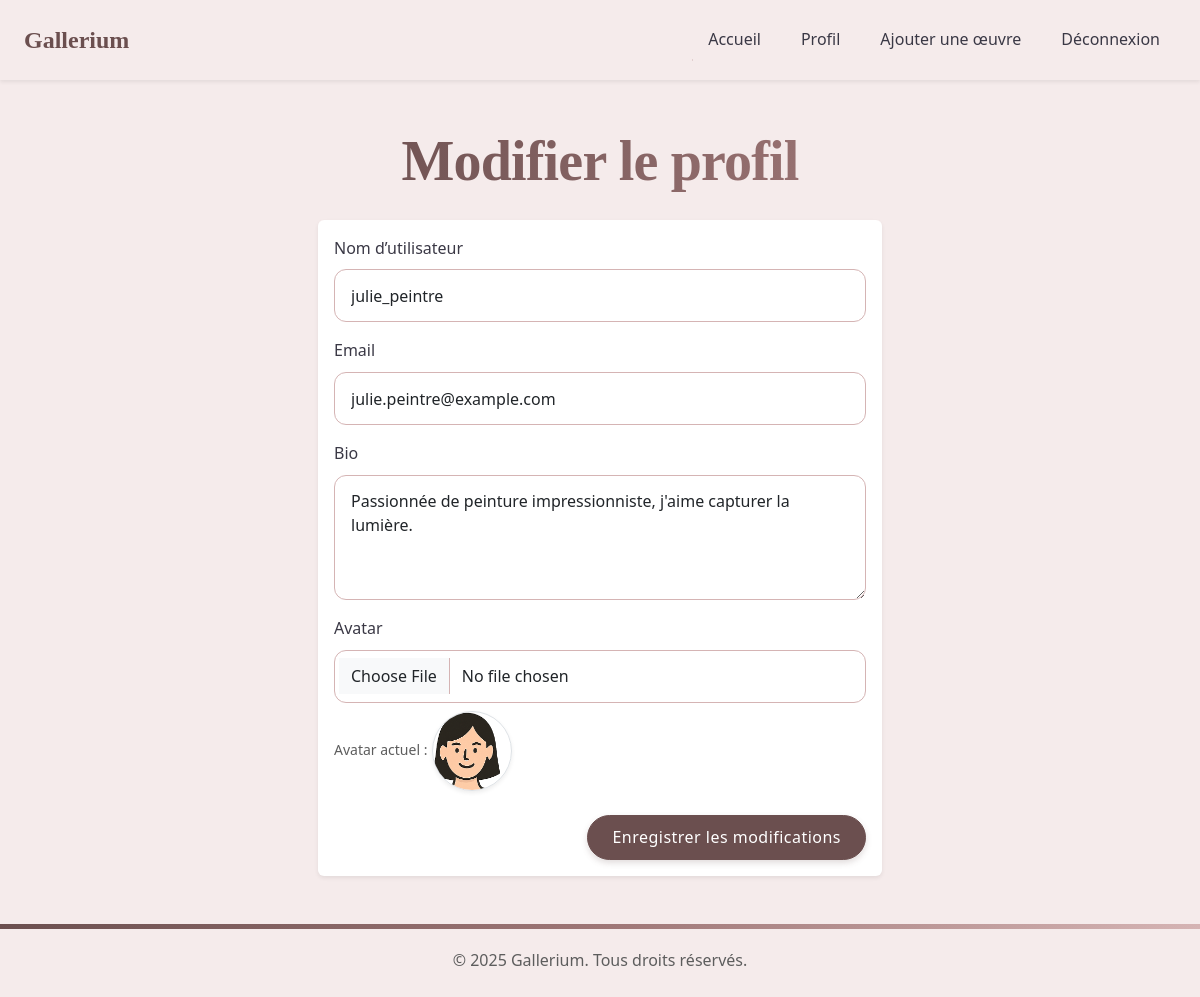
Screenshot of /edit_profile (signed in) with the database file from the repository.
### app/models.py (models this page shows)
class User(UserMixin, db.Model):
    id = db.Column(db.Integer, primary_key=True)
    username = db.Column(db.String(64), unique=True, nullable=False)
    email = db.Column(db.String(120), unique=True, nullable=False)
    password_hash = db.Column(db.String(128), nullable=False)
    bio = db.Column(db.Text)
    avatar = db.Column(db.String(128))
    is_admin = db.Column(db.Boolean, default=False)

### app/routes/user.py (the view, shortened to what this page needs)
@bp.route('/edit_profile', methods=['GET', 'POST'])
@login_required
def edit_profile():
    form = ProfileForm()
    if request.method == 'GET':
        form.username.data = current_user.username
        form.email.data = current_user.email
        form.bio.data = current_user.bio
    return render_template('edit_profile.html', form=form)

### app/forms.py
class ProfileForm(FlaskForm):
    username = StringField('Nom d’utilisateur', validators=[DataRequired(), Length(min=1, max=64)])
    email = StringField('Email', validators=[DataRequired(), Email(), Length(min=1, max=120)])
    bio = TextAreaField('Bio', validators=[Length(max=500)])
    avatar = FileField('Avatar', validators=[FileAllowed(['jpg', 'png'], 'Images uniquement (.jpg, .png)')])
    submit = SubmitField('Mettre à jour')

### app/templates/edit_profile.html (shortened to what this page needs)
{% extends "base.html" %}
{% block content %}
<div class="row justify-content-center">
    <div class="col-lg-6">
        <h1 class="display-4 mb-4 text-center">Modifier le profil</h1>
        <div class="card border-0 shadow-sm">
            <div class="card-body">
                <form method="POST" enctype="multipart/form-data">
                    <div class="mb-3">
                        <label for="username" class="form-label">{{ form.username.label }}</label>
                        {{ form.username(class="form-control") }}
                    </div>
                    <div class="mb-3">
                        <label for="email" class="form-label">{{ form.email.label }}</label>
                        {{ form.email(class="form-control") }}
                    </div>
                    <div class="mb-3">
                        <label for="bio" class="form-label">{{ form.bio.label }}</label>
                        {{ form.bio(class="form-control", rows=4) }}
                    </div>
                    <div class="mb-4">
                        <label for="avatar" class="form-label">{{ form.avatar.label }}</label>
                        {{ form.avatar(class="form-control") }}
                        {% if current_user.avatar %}
                            <div class="mt-2">
                                <small class="form-text text-muted">Avatar actuel :</small>
                                <img src="{{ url_for('static', filename='uploads/' + current_user.avatar) }}"
                                     class="img-fluid rounded-circle border shadow-sm"
                                     style="width: 80px; height: 80px; object-fit: cover;"
                                     alt="Avatar actuel">
                            </div>
                        {% endif %}
                    </div>
                    <div class="d-flex justify-content-end">
                        <button type="submit" class="btn btn-primary">Enregistrer les modifications</button>
                    </div>
                </form>
            </div>
        </div>
    </div>
</div>
{% endblock %}

### app/static/css/style.css (style rules this page uses)
:root { --primary-color: #6B4F4F; --secondary-color: #9E7676; --accent-color: #D5B4B4; --light-color: #F5EBEB; --dark-color: #3A3845; --text-color: #333333; --text-light: #5D5D5D; --success-color: #4A8C7D; --warning-color: #D4A762; --danger-color: #C1666B; --transition-fast: 0.2s ease; --transition-norm: 0.3s ease; --transition-slow: 0.5s ease; --shadow-sm: 0 2px 10px rgba(0, 0, 0, 0.08); --shadow-md: 0 5px 15px rgba(0, 0, 0, 0.1); --shadow-lg: 0 10px 25px rgba(0, 0, 0, 0.15); --card-radius: 12px; --card-padding: 1.5rem; }
* { margin: 0; padding: 0; box-sizing: border-box; }
body { font-family: 'Segoe UI', Tahoma, Geneva, Verdana, sans-serif; line-height: 1.6; color: var(--text-color); background-color: var(--light-color); overflow-x: hidden; }
h1, h2, h3, h4, h5, h6 { font-family: 'Playfair Display', serif; font-weight: 600; color: var(--dark-color); margin-bottom: 1rem; position: relative; }
.display-1, .display-2, .display-3, .display-4 { font-weight: 700; letter-spacing: -0.05rem; background: linear-gradient(to right, var(--primary-color), var(--secondary-color)); -webkit-background-clip: text; -webkit-text-fill-color: transparent; background-clip: text; }
.btn { padding: 0.6rem 1.5rem; border-radius: 2rem; font-weight: 500; transition: all var(--transition-norm); position: relative; overflow: hidden; z-index: 1; letter-spacing: 0.03em; }
.btn::before { content: ''; position: absolute; top: 0; left: -100%; width: 100%; height: 100%; background: linear-gradient(90deg, transparent, rgba(255, 255, 255, 0.2), transparent); transition: left 0.7s ease; z-index: -1; }
.btn-primary { background-color: var(--primary-color); border-color: var(--primary-color); box-shadow: 0 3px 6px rgba(107, 79, 79, 0.2); }
.form-control, .form-select { padding: 0.85rem 1rem; border: 1px solid var(--accent-color); border-radius: var(--card-radius); transition: all var(--transition-norm); background-color: rgba(255, 255, 255, 0.8); }
.form-label { font-weight: 500; color: var(--dark-color); margin-bottom: 0.5rem; transition: color var(--transition-fast); }
.text-muted { color: var(--text-light) !important; }

### rows the page displays
User: username "julie_peintre", email "julie.peintre@example.com", bio "Passionnée de peinture impressionniste, j'aime capturer la lumière.", avatar (picture)
